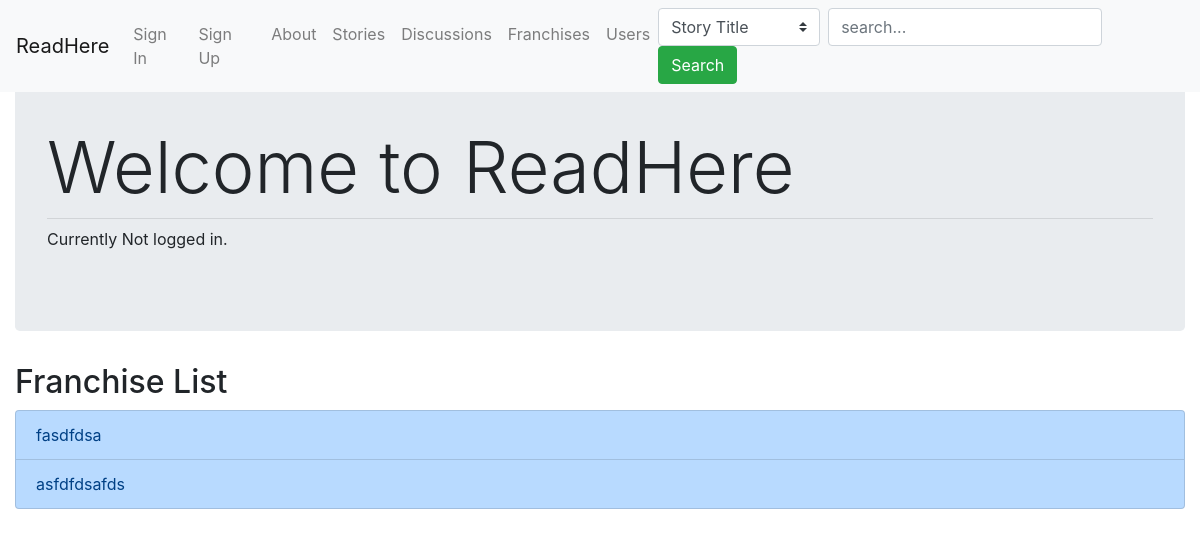
Before: / with the older database file.
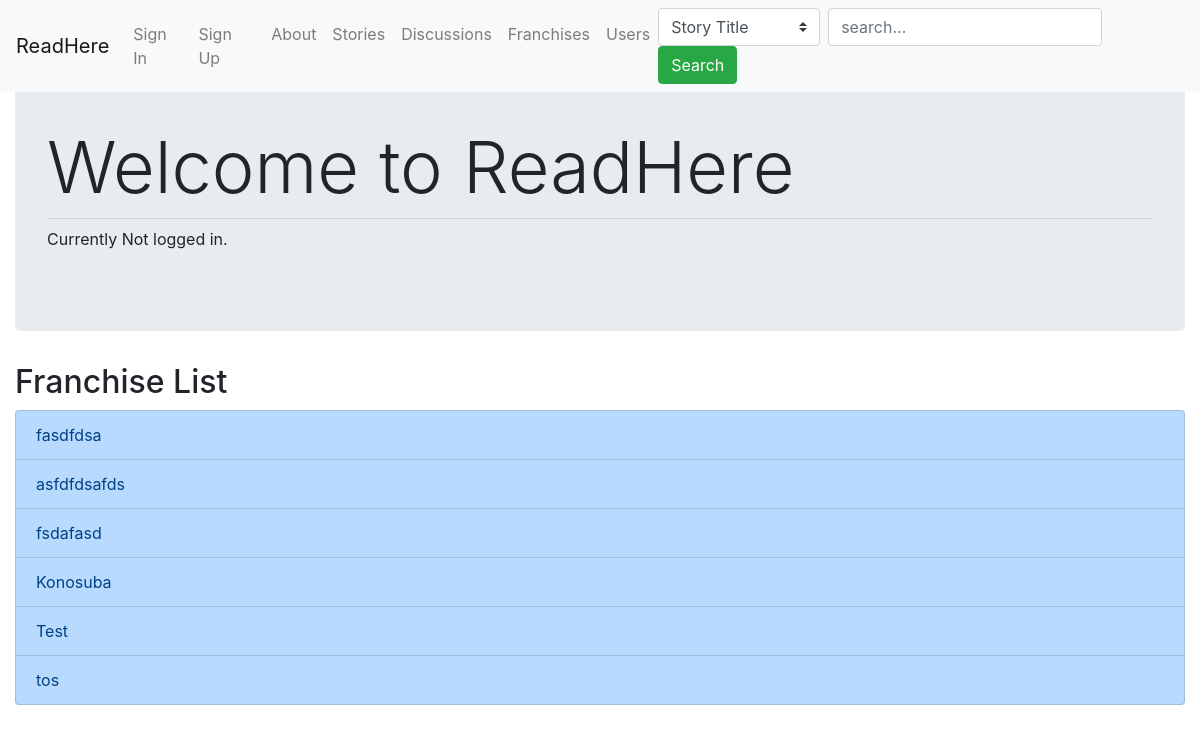
After: the same page with the newer database file.
### tables this page shows
CREATE TABLE `franchise` (
  `franchiseIDName` varchar(64) NOT NULL,
  `Franchise Name` varchar(128) NOT NULL,
  `Summary` varchar(100) NOT NULL,
  `readable` tinyint(1) NOT NULL DEFAULT 1
);

### index.php (the view, shortened to what this page needs)
<?php
  include "connectdb.php";
?>
<!DOCTYPE html>
<html lang="en">
<head>
  <link rel="stylesheet" href="https://stackpath.bootstrapcdn.com/bootstrap/4.5.0/css/bootstrap.min.css">
  <link rel="stylesheet" href="style.css">
</head>
<body>
  <nav class="navbar navbar-expand-xl navbar-light bg-light fixed-top" id="navbar">
    <a class="navbar-brand" href="index.php">ReadHere</a>
    <div class="collapse navbar-collapse" id="collapsibleNavId">
      <ul class="navbar-nav mr-auto mt-2 mt-lg-0">
        <?php
          if(!isset($_SESSION["uname"])){
            echo '<li class="nav-item">';
            echo "<a class='nav-link' href='signin.php?prevPage=index.php'>Sign In</a>";
            echo '</li>';
            echo '<li class="nav-item">';
            echo "<a class='nav-link' href='signup.php?prevPage=index.php'>Sign Up</a>";
            echo '</li>';
          }
        ?>
        <li class='nav-item'>
          <a class='nav-link' href='about.php'>About</a>
        </li>
        <li class='nav-item'>
          <a href='stories.php' class='nav-link'>Stories</a>
        </li>
        <li class='nav-item'>
          <a href='discussions.php' class='nav-link'>Discussions</a>
        </li>
        <li class='nav-item'>
          <a href='franchises.php' class='nav-link'>Franchises</a>
        </li>
        <li class='nav-item'>
          <a href='users.php' class='nav-link'>Users</a>
        </li>
      </ul>
      <form class="form-inline my-2 my-lg-0" action="search.php" method="GET">
        <select class="form-control mr-sm-2 custom-select" name="searchType" id="searchType">
          <option value='story'>Story Title</option>
        </select>
        <input type="text" name="searchTitle" id="searchTitle" class="form-control mr-sm-2" placeholder="search...">
        <button class='btn btn-success' type="submit">Search</button>
      </form>
    </div>
  </nav>
  <div class="container-fluid"id="container">
    <div class="jumbotron">
      <h1 class="display-3">Welcome to ReadHere</h1>
      <hr class="my-2">
      <p>
        <?php
          if(isset($_SESSION["uname"])){
            echo "Welcome back, {$_SESSION["uname"]}!";
          }
          else {
            echo "Currently Not logged in.";
          }
        ?>
      </p>
    </div>
    <h2>Franchise List</h2>
    <div class="list-group">
      <?php
      $query = "SELECT `Franchise Name`,`franchiseIDName` from `franchise` WHERE readable = 1";
      $result = mysqli_query($con, $query);
      if($result){
        while ($row = mysqli_fetch_array($result)){
          echo '<a href="franchise.php?id='.$row[1].'" class="list-group-item list-group-item-action list-group-item-primary">'.$row[0].'</a>';
        }
      }
      else {
        echo '<li class="list-group-item">Unable to execute query</li>';
      }
    ?>
    </div>
  </div>
</body>
</html>

### style.css (style rules this page uses)
#container { padding-top: 60px; padding-bottom: 60px; }

Changed rows visible on the page:
added franchise: Franchise Name "fsdafasd"
added franchise: Franchise Name "Konosuba"
added franchise: Franchise Name "Test"
added franchise: Franchise Name "tos"
